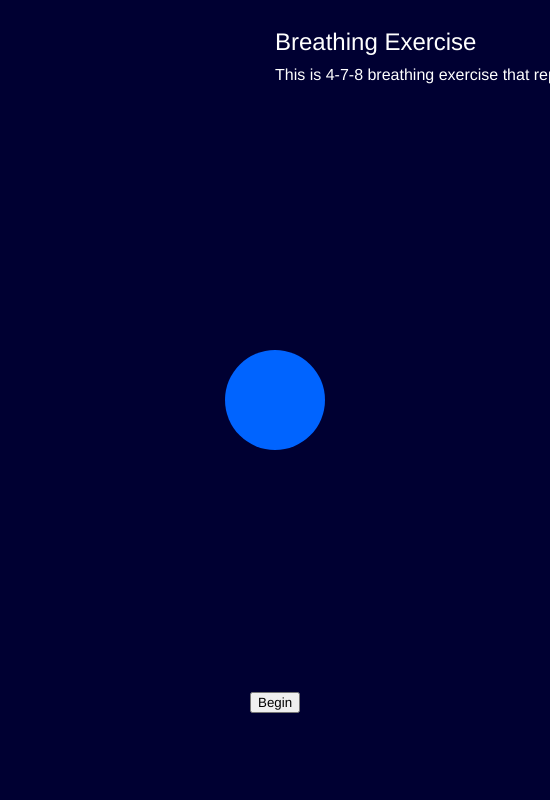
Frame 1 (no input)
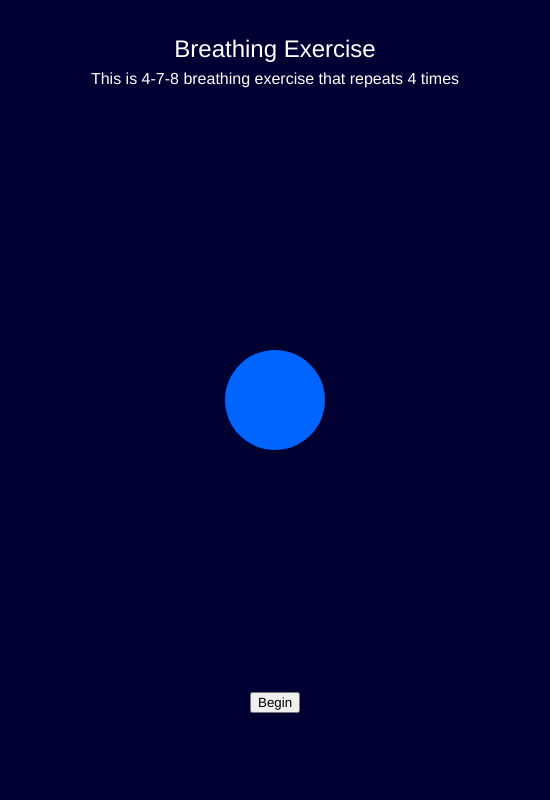
Frame 60 (no input)
Frame 120 (the mouse pressed at the canvas centre since frame 60): identical to frame 60, image omitted

The p5.js sketch that drew these frames (run headless with seeded random() and noise() and a simulated clock; from frame 60 on, the mouse is pressed at the canvas centre):

// p5.js sketch
// ── sketch.js
let circle;
let button;
let state = 'idle';
let timer = 0;
let cycle = 0;
let maxCycles = 4;

function setup() {
    createCanvas(550, 800); // Increased size
    circle = new BreathCircle(width / 2, height / 2, 100);
    button = createButton('Begin');
    button.position((windowWidth - button.width) / 2, height - 100); // Adjusted for centering 
    button.mousePressed(startExercise);

    // Center the canvas
    let canvas = document.querySelector('canvas');
    canvas.style.position = 'absolute';
    canvas.style.top = '50%';
    canvas.style.left = '50%';
    canvas.style.transform = 'translate(-50%, -50%)';
}
function draw() {
    background(0, 0, 50); // depper blue

    // Display static text for the breathing exercise
    fill(255); // White color for text
    textSize(24); // Smaller text size for the description
    text("Breathing Exercise", width / 2, 50); // Centered at the top
    textSize(16); // Even smaller text size for the sub-description
    text("This is 4-7-8 breathing exercise that repeats 4 times", width / 2, 80); // Slightly below the first text

    // Ensure text is centered
    textAlign(CENTER, CENTER);

    circle.display();
    circle.update();

    if (state !== 'idle') {
        displayTimer();
        displayInstructions();
    }
}

function startExercise() {
    if (state === 'idle') {
        state = 'inhale';
        timer = 4;
        cycle = 0;
    }
}

function displayTimer() {

    fill(255);
    textSize(24);
    textAlign(CENTER, CENTER);
    text(ceil(timer), width / 2, height / 3 - 80);
}

function displayInstructions() {
    fill(255);
    textSize(18);
    textAlign(CENTER, CENTER);
    let instruction = '';
    if (state === 'inhale') instruction = 'Inhale';
    if (state === 'hold') instruction = 'Hold';
    if (state === 'exhale') instruction = 'Exhale';
    text(instruction, width / 2, height / 3 - 110);
}

class BreathCircle {
    constructor(x, y, size) {
        this.x = x;
        this.y = y;
        this.size = size;
        this.targetSize = size;
        this.color = color(0, 100, 255);
        this.targetColor = color(0, 100, 255);
    }

    display() {
        fill(this.color);
        noStroke();
        ellipse(this.x, this.y, this.size);
    }
    0
    update() {
        this.size = lerp(this.size, this.targetSize, 0.01);
        this.color = lerpColor(this.color, this.targetColor, 0.01);

        if (state !== 'idle') {
            timer -= 1 / 60;

            if (timer <= 0) {
                if (state === 'inhale') {
                    state = 'hold';
                    timer = 7;
                } else if (state === 'hold') {
                    state = 'exhale';
                    timer = 8;
                    this.targetSize = 100;
                    this.targetColor = color(0, 100, 255);
                } else if (state === 'exhale') {
                    cycle++;
                    if (cycle >= maxCycles) {
                        state = 'idle';
                        this.targetSize = 100;
                        this.targetColor = color(0, 100, 255);
                    } else {
                        state = 'inhale';
                        timer = 4;
                        this.targetSize = 200;
                        this.targetColor = color(100, 200, 255);
                    }
                }
            }
        }

        if (state === 'inhale') {
            this.targetSize = 200;
            this.targetColor = color(100, 200, 255);
        }
    }
}
